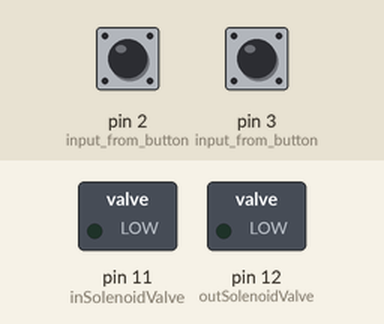
The sketch below on a simulated Arduino Uno, built with avr-gcc and run on an emulated ATmega328P. Parts: switched loads named in the sketch (green lamp = pin HIGH). The test bench sets the inputs (shaded band); at power-on: pin 2 (input_from_button) HIGH, pin 3 (input_from_button) HIGH. What the sketch prints to the serial monitor is not drawn.

Above: at 1.2 s.
1.3 s: pin 2 (input_from_button) pulled LOW for 0.15 s
At 2.6 s:
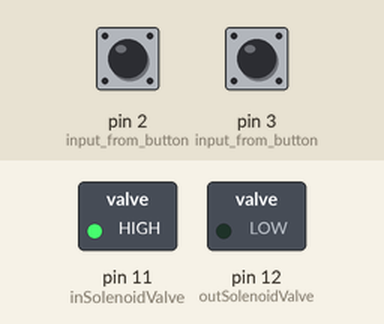
4.4 s: pin 3 (input_from_button) pulled LOW for 0.15 s
At 5.4 s:
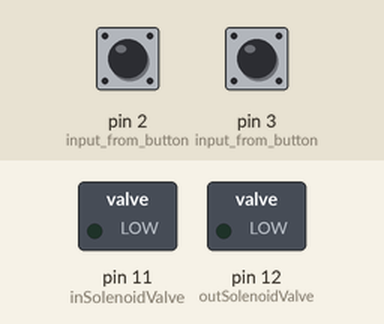
6.0 s: pin 2 (input_from_button) pulled LOW for 1 s
At 7.4 s:
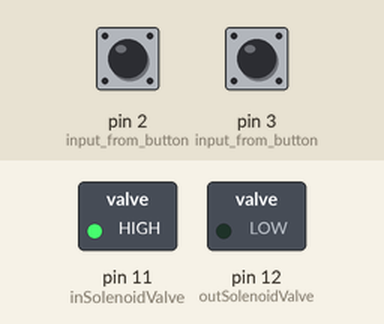
10.0 s: pin 2 (input_from_button) pulled LOW for 3.2 s
At 11.0 s:
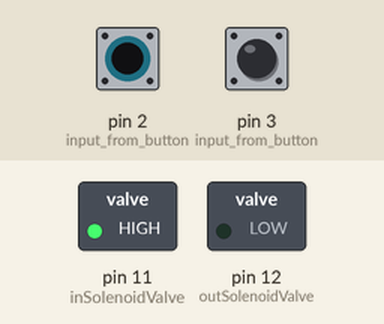
14.7 s: pin 3 (input_from_button) pulled LOW for 1 s
At 15.4 s:
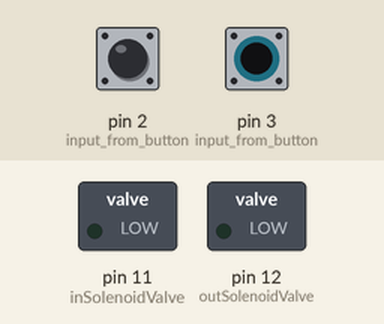
17.2 s: pin 2 (input_from_button) pulled LOW for 0.15 s
At 21.7 s:
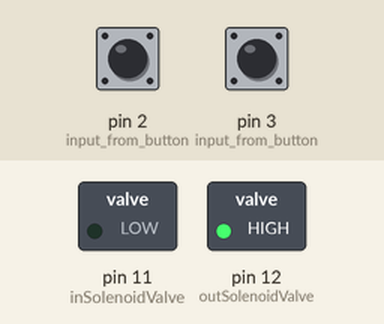
Timing chart, 0 to 36.9 s (numbered marks = the images above; inputs shaded):
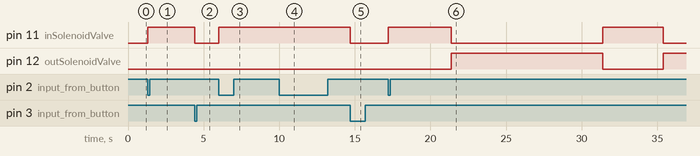

The sketch:

state_machine_AIR.ino
```cpp
//GLOBAL VARIABLES:

boolean turnOn = 0;

int inSolenoidValve = 11; //pin12
int outSolenoidValve = 12; //pin 12
int airState = 0; //false / off


void setup()

{

  //setting up ports as Inputs
  //the input_pullup turns on an internal pull up resitor of the arduino

  pinMode(2, INPUT_PULLUP); //input from button
  pinMode(3, INPUT_PULLUP); //input from button

  // making the two ports as outputs
  pinMode(inSolenoidValve, OUTPUT);
  pinMode(outSolenoidValve, OUTPUT);


  //this is a comunication channell with your computer
  //and used and the arduino is connected to you computer
  //just click in the magnifier icon over the top right corner
  Serial.begin(19200);


}
long lastTime;

void loop() {


  //reading the two inputs and storing in variables

  int buttonA = digitalRead(2); //these variables only exist in the loop (buttons, sensors ect. LOCAL VARIABLES)
  int buttonB = digitalRead(3);


  /* if buttonB was pressed and it equalled 0.
  Then.. turnOn equals 1 and perform the task for a number of milliseconds */
  //1 is

  if (buttonA == 0)

  { //start code
    Serial.println("button A");
    turnOn = 1; //  the number 1 to 'turn on'
    lastTime = millis(); //The amount of time is measured in milliseconds
  }

  /* if buttonB was pressed and it equalled 0.
  Then.. turnOn would equal 0, airstate would also equal 0.     */

  if (buttonB == 0) //0 means off / false

  { //start code
    Serial.println("button B");
    turnOn = 0; //
    airState = 0; //initial state of air


    //what do the digital ports do
    digitalWrite(outSolenoidValve, LOW); //digital write = 'Im going to tell it what to do'(whats connected,Its voltage)
    digitalWrite(inSolenoidValve, LOW);

  }
  //check if the button was pressed
  if (turnOn == 1) {
    //

    //check the air state, 0 is inflating 1 is deflating
    if (airState == 0) {
      Serial.println("stat 0");

      //time checking, the difference since first pressed
      if (millis() - lastTime < 4000) {
        Serial.println("in solenoid ON");
        digitalWrite(inSolenoidValve, HIGH);
      }

      else {
        Serial.println("in solenoid OFF");
        digitalWrite(inSolenoidValve, LOW);
        airState = 1;
        lastTime = millis();
      }
    }

    else if (airState == 1) {

      Serial.println("state 1");
      if (millis() - lastTime < 10000) {
        digitalWrite(outSolenoidValve, HIGH);
        Serial.println("out solenoid ON");
      } else {
        Serial.println("out solenoid OFF");
        digitalWrite(outSolenoidValve, LOW);
        airState = 0;
        lastTime = millis();
      }


    }

  }
//
//  Serial.print(buttonA);
//  Serial.print(" ");
//  Serial.print(buttonB);
//  Serial.println();


}
```

Measured:
- after the input at 1.3 s, pin 11 (inSolenoidValve): LOW → HIGH at once
- after the input at 4.4 s, pin 11 (inSolenoidValve): HIGH → LOW after 0.01 s instead of 1.1 s; pin 12 (outSolenoidValve): stays LOW (without the input it goes to HIGH after 1.1 s)
- after the input at 6.0 s, pin 11 (inSolenoidValve): LOW → HIGH at once
- after the input at 10.0 s, pin 11 (inSolenoidValve): stays HIGH (without the input it goes to LOW after 1.0 s); pin 12 (outSolenoidValve): stays LOW (without the input it goes to HIGH after 1.0 s)
- after the input at 14.7 s, pin 11 (inSolenoidValve): HIGH → LOW at once
- after the input at 17.2 s, pin 11 (inSolenoidValve): alternates HIGH for 4.1 s and LOW for 10.0 s, starting at once; pin 12 (outSolenoidValve): LOW → HIGH after 4.2 s, → LOW 10.0 s later, → HIGH 4.0 s later
